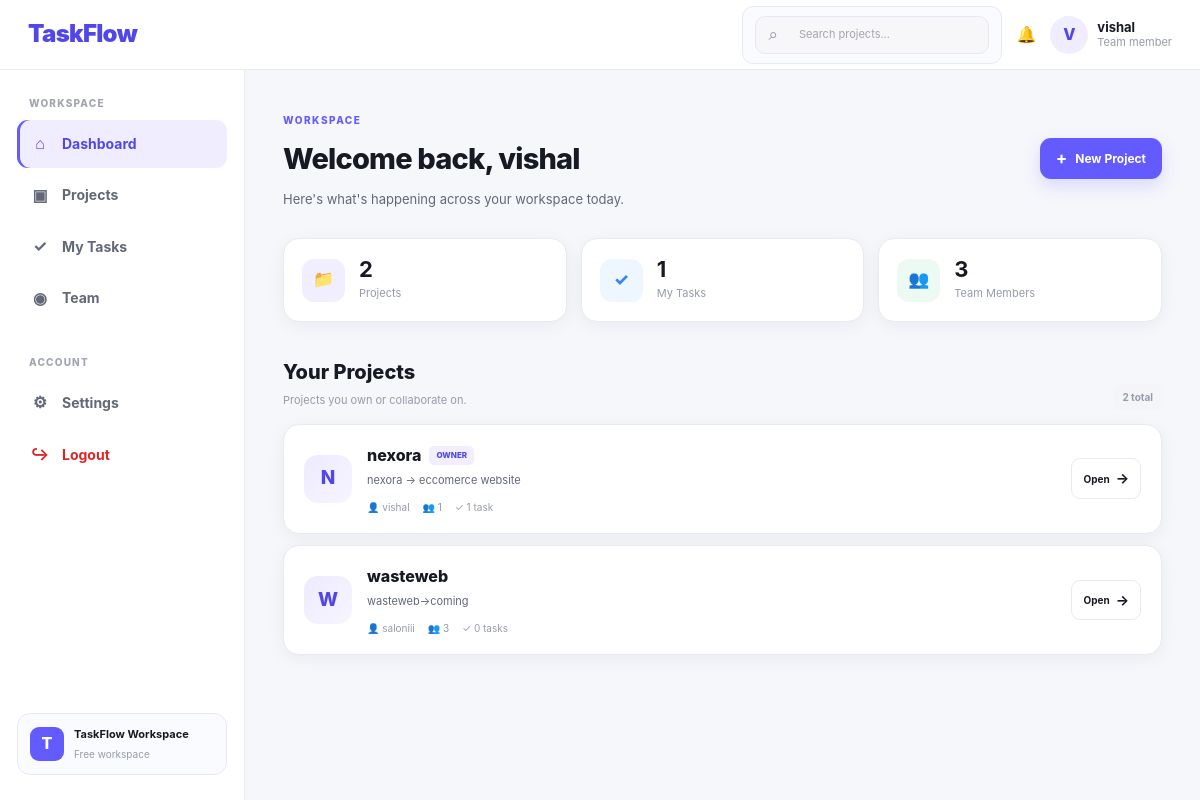
The page /projects/dashboard/ (signed in) on the database its author committed.
### projects/models.py (models this page shows, shortened)
class Project(models.Model):
    name = models.CharField(max_length=200)
    description = models.TextField(blank=True)
    owner = models.ForeignKey(
        User,
        on_delete=models.CASCADE,
        related_name="owned_projects"
    )
    members = models.ManyToManyField(
        User,
        related_name="projects",
        blank=True
    )
    created_at = models.DateTimeField(auto_now_add=True)

### projects/views.py (the view)
@login_required
def dashboard(request):
    projects = request.user.projects.all()
    my_tasks_count = Task.objects.filter(
        assigned_to=request.user
    ).count()
    team_members_count = User.objects.filter(
        projects__in=projects
    ).distinct().count()
    return render(request, "projects/dashboard.html", {
        "projects": projects,
        "my_tasks_count": my_tasks_count,
        "team_members_count": team_members_count,
    })

### templates/projects/dashboard.html (shortened to what this page needs)
{% extends "base.html" %}
{% block content %}
<div class="dashboard-page">
    <section class="dashboard-hero">
        <div>
            <span class="dashboard-kicker">
                WORKSPACE
            </span>
            <h1>
                Welcome back, {{ request.user.username }}
            </h1>
            <p>
                Here's what's happening across your workspace today.
            </p>
        </div>
        <a
            href="{% url 'create_project' %}"
            class="dashboard-create-btn"
        >
            <span>+</span>
            New Project
        </a>
    </section>
    <section class="dashboard-stats">
        <div class="dashboard-stat-card">
            <div class="dashboard-stat-icon purple">
                📁
            </div>
            <div>
                <strong>{{ projects.count }}</strong>
                <span>Projects</span>
            </div>
        </div>
        <div class="dashboard-stat-card">
            <div class="dashboard-stat-icon blue">
                ✓
            </div>
            <div>
                <strong>{{ my_tasks_count }}</strong>
                <span>My Tasks</span>
            </div>
        </div>
        <div class="dashboard-stat-card">
            <div class="dashboard-stat-icon green">
                👥
            </div>
            <div>
                <strong>{{ team_members_count }}</strong>
                <span>Team Members</span>
            </div>
        </div>
    </section>
    <section class="projects-heading">
        <div>
            <h2>Your Projects</h2>
            <p>
                Projects you own or collaborate on.
            </p>
        </div>
        {% if projects %}
            <span class="project-total">
                {{ projects.count }} total
            </span>
        {% endif %}
    </section>
    <section class="dashboard-project-list">
        {% for project in projects %}
            <article class="dashboard-project-card">
                <div class="project-card-main">
                    <div class="dashboard-project-icon">
                        {{ project.name|first|upper }}
                    </div>
                    <div class="dashboard-project-info">
                        <div class="project-title-row">
                            <h3>
                                {{ project.name }}
                            </h3>
                            {% if project.owner == request.user %}
                                <span class="owner-badge">
                                    Owner
                                </span>
                            {% endif %}
                        </div>
                        <p>
                            {{ project.description|default:"No description added yet." }}
                        </p>
                        <div class="dashboard-project-meta">
                            <span>
                                👤 {{ project.owner.username }}
                            </span>
                            <span>
                                👥 {{ project.members.count }}
                            </span>
                            <span>
                                ✓ {{ project.tasks.count }} task{{ project.tasks.count|pluralize }}
                            </span>
                        </div>
                    </div>
                </div>
                <div class="dashboard-project-action">
                    <a
                        href="{% url 'project_board' project.id %}"
                    >
                        Open
                        <span>→</span>
                    </a>
                </div>
            </article>
        {% endfor %}
    </section>
</div>
{% endblock %}

### templates/base.html (shortened to what this page needs)
{% load static %}
<!DOCTYPE html>
<html lang="en">
<head>
    <link rel="stylesheet" href="{% static 'css/style.css' %}">
</head>
<body>
    {% if user.is_authenticated %}
        <header class="topbar">
            <a href="{% url 'dashboard' %}" class="brand">
                TaskFlow
            </a>
            <div class="topbar-right">
                <div class="topbar-search">
                    <form
    method="GET"
    action="{% url 'search_projects' %}"
    class="navbar-search"
>
    <span>⌕</span>
    <input
        type="text"
        name="q"
        placeholder="Search projects..."
        autocomplete="off"
    >
</form>
                </div>
                <a
    href="{% url 'notifications' %}"
    class="notification-link"
    title="Notifications"
>
    🔔
</a>
                <div class="user-menu">
                    <div class="user-avatar">
                        {{ user.username|first|upper }}
                    </div>
                    <div class="user-info">
                        <strong>{{ user.username }}</strong>
                        <small>Team member</small>
                    </div>
                </div>
            </div>
        </header>
        <div class="app-shell">
            <aside class="sidebar">
                <div class="sidebar-section">
                    <p class="sidebar-label">
                        WORKSPACE
                    </p>
                    <a
                        href="{% url 'dashboard' %}"
                        class="sidebar-link {% if request.resolver_match.url_name == 'dashboard' %}active{% endif %}"
                    >
                        <span>⌂</span>
                        Dashboard
                    </a>
                    <a
    href="{% url 'projects_list' %}"
    class="sidebar-link"
>
    <span>▣</span>
    Projects
</a>
                    <a
    href="{% url 'my_tasks' %}"
    class="sidebar-link"
>
    <span>✓</span>
    My Tasks
</a>
                   <a
    href="{% url 'team' %}"
    class="sidebar-link"
>
    <span>◉</span>
    Team
</a>
                </div>
               <div class="sidebar-section">
    <p class="sidebar-label">
        ACCOUNT
    </p>
    <a
        href="{% url 'settings' %}"
        class="sidebar-link {% if request.resolver_match.url_name == 'settings' %}active{% endif %}"
    >
        <span>⚙</span>
        Settings
    </a>
    <a
        href="{% url 'logout' %}"
        class="sidebar-link logout-link"
    >
        <span>↪</span>
        Logout
    </a>
</div>
                <div class="sidebar-bottom">
                    <div class="workspace-card">
                        <div class="workspace-icon">
                            T
                        </div>
                        <div>
                            <strong>TaskFlow Workspace</strong>
                            <small>Free workspace</small>
                        </div>
                    </div>
                </div>
            </aside>
            <main class="main-content">
                {% block content %}
                {% endblock %}
            </main>
        </div>
    {% else %}
        <main class="guest-page">
            {% block guest_content %}
            {% endblock %}
        </main>
    {% endif %}
</body>
</html>

### rows shown on the page
Project: name|first "N", name "nexora", shows "OWNER", description "nexora -> eccomerce website", owner.username "vishal", members.count "1", tasks.count "1"
Project: name|first "W", name "wasteweb", description "wasteweb->coming", owner.username "saloniii", members.count "3", tasks.count "0"

### other values the page prints
{{ user.username|first|upper }} "V"
{{ user.username }} "vishal"
{{ request.user.username }} "vishal"
{{ projects.count }} "2"
{{ my_tasks_count }} "1"
{{ team_members_count }} "3"
